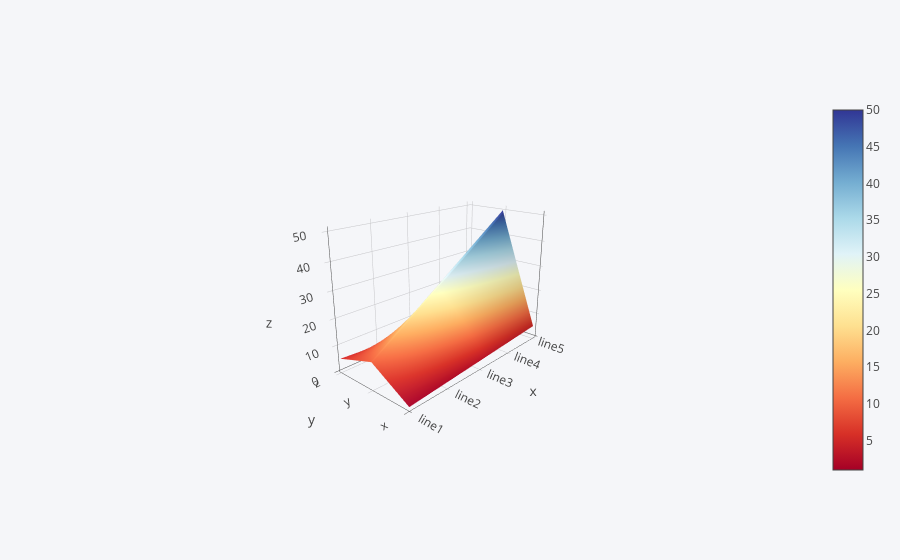

This figure's notebook cell:
### Code cell
df3.iplot(kind='surface', colorscale='rdylbu')

### Figure 1 — Plotly figure (JSON) as saved in the notebook; plotly's stock layout.template omitted (floating-point values rounded to 4 significant figures)
{"data": [{"colorscale": [[0, "rgb(165,0,38)"], [0.1, "rgb(215,48,39)"], [0.2, "rgb(244,109,67)"], [0.3, "rgb(253,174,97)"], [0.4, "rgb(254,224,144)"], [0.5, "rgb(255,255,191)"], [0.6, "rgb(224,243,248)"], [0.7, "rgb(171,217,233)"], [0.8, "rgb(116,173,209)"], [0.9, "rgb(69,117,180)"], [1, "rgb(49,54,149)"]], "type": "surface", "uid": "803f4744-a8fd-435a-ba3c-7af5a23589de", "x": ["line1", "line2", "line3", "line4", "line5"], "y": ["x", "y", "z"], "z": [[1, 2, 3, 4, 5], [10, 20, 30, 40, 50], [5, 4, 3, 2, 1]]}], "layout": {"autosize": true, "legend": {"bgcolor": "#F5F6F9", "font": {"color": "#4D5663"}}, "paper_bgcolor": "#F5F6F9", "plot_bgcolor": "#F5F6F9", "scene": {"aspectmode": "auto", "aspectratio": {"x": 1.414, "y": 0.7071, "z": 1}, "camera": {"center": {"x": 0, "y": 0, "z": 0}, "eye": {"x": -2.223, "y": -2.028, "z": 1.071}, "projection": {"type": "perspective"}, "up": {"x": 0, "y": 0, "z": 1}}}, "title": {"font": {"color": "#4D5663"}}, "xaxis": {"gridcolor": "#E1E5ED", "showgrid": true, "tickfont": {"color": "#4D5663"}, "title": {"font": {"color": "#4D5663"}, "text": ""}, "zerolinecolor": "#E1E5ED"}, "yaxis": {"gridcolor": "#E1E5ED", "showgrid": true, "tickfont": {"color": "#4D5663"}, "title": {"font": {"color": "#4D5663"}, "text": ""}, "zerolinecolor": "#E1E5ED"}}}
